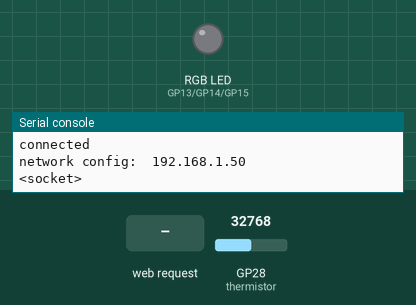
Bench run of a program on a simulated Raspberry Pi Pico running MicroPython. Parts: an RGB LED mixed from three pins (HIGH = lit), the last lines printed to the serial console. The inputs (shaded band) are chosen by the test bench; at power-on: GP28 (thermistor) = 32768 (analog values on the 0–65535 scale). WiFi joins after 1.5 s; values from a settings file that is not in the repository are placeholders.

Above: at 3.2 s.
3.3 s: HTTP request GET /red? received
At 4.3 s:
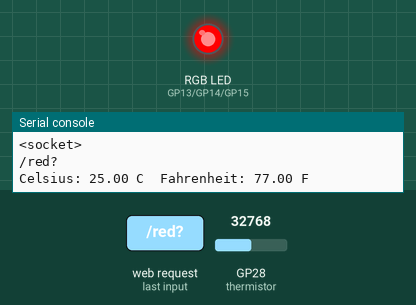
4.8 s: HTTP request GET /green? received
At 5.4 s:
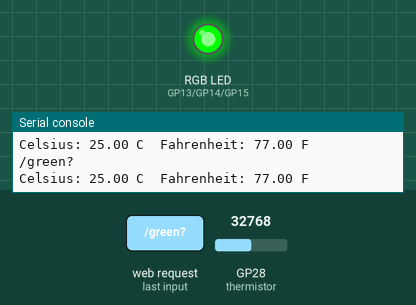
6.3 s: HTTP request GET /blue? received
At 6.6 s:
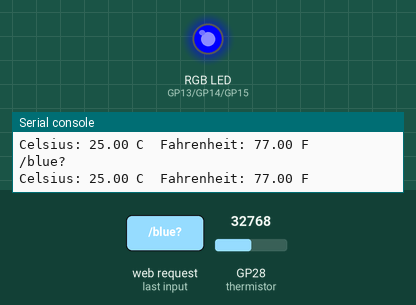
Timing chart, 0 to 9.3 s (numbered marks = the images above; inputs shaded):
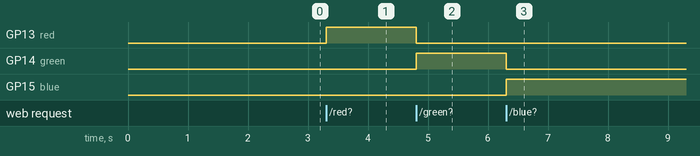

The program:

7_web_page.py
```python
import machine
import socket
import math

from secrets import *
from do_connect import *

# rgb led
red=machine.Pin(13,machine.Pin.OUT)
green=machine.Pin(14,machine.Pin.OUT)
blue=machine.Pin(15,machine.Pin.OUT)

# thermistor
thermistor = machine.ADC(28)

def temperature():
    temperature_value = thermistor.read_u16()
    Vr = 3.3 * float(temperature_value) / 65535
    Rt = 10000 * Vr / (3.3 - Vr)
    temp = 1/(((math.log(Rt / 10000)) / 3950) + (1 / (273.15+25)))
    Cel = temp - 273.15
    Fah = Cel * 1.8 + 32
    print ('Celsius: %.2f C  Fahrenheit: %.2f F' % (Cel, Fah))
    return Cel

def webpage(value):
    html = f"""
<!DOCTYPE html>
<html lang="en">
  <head>
    <meta charset="UTF-8" />
    <meta http-equiv="X-UA-Compatible" content="IE=edge" />
    <meta name="viewport" content="width=device-width, initial-scale=1.0" />
    <title>Document</title>
  </head>
  <body>
    <h1>Sample Document</h1>
    <form action="./red">
      <input type="submit" value="red " />
    </form>
    <form action="./green">
      <input type="submit" value="green" />
    </form>
    <form action="./blue">
      <input type="submit" value="blue" />
    </form>
    <form action="./off">
      <input type="submit" value="off" />
    </form>
    <p>Temperature is {value} degrees Celsius</p>
  </body>
</html>"""
    return html

def serve(connection):
    while True:
        client = connection.accept()[0]
        request = client.recv(1024)
        request = str(request)
        try:
            request = request.split()[1]
        except IndexError:
            pass

        print(request)

        if request == '/off?':
            red.low()
            green.low()
            blue.low()
        elif request == '/red?':
            red.high()
            green.low()
            blue.low()
        elif request == '/green?':
            red.low()
            green.high()
            blue.low()
        elif request == '/blue?':
            red.low()
            green.low()
            blue.high()

        value='%.2f'%temperature()
        html=webpage(value)
        client.send('HTTP/1.0 200 OK\r\nContent-type: text/html\r\n\r\n')
        client.send(html)
        client.close()

def open_socket(ip):
    # Open a socket
    address = (ip, 80)
    connection = socket.socket()
    connection.bind(address)
    connection.listen(1)
    print(connection)
    return(connection)


try:
    ip=do_connect()
    if ip is not None:
        connection=open_socket(ip)
        serve(connection)
except KeyboardInterrupt:
    machine.reset()
```

do_connect.py
```python
import network
import time
from secrets import *

def do_connect(ssid=secrets['ssid'],psk=secrets['password']):
    wlan = network.WLAN(network.STA_IF)
    wlan.active(True)
    wlan.connect(ssid, psk)

    # Wait for connect or fail
    wait = 10
    while wait > 0:
        if wlan.status() < 0 or wlan.status() >= 3:
            break
        wait -= 1
        print('waiting for connection...')
        time.sleep(1)

    # Handle connection error
    if wlan.status() != 3:
        raise RuntimeError('wifi connection failed')
    else:
        print('connected')
        ip=wlan.ifconfig()[0]
        print('network config: ', ip)
        return ip
```

Measured:
- after the input at 3.3 s, GP13 (red): LOW → HIGH at once
- after the input at 4.8 s, GP13 (red): HIGH → LOW at once; GP14 (green): LOW → HIGH at once
- after the input at 6.3 s, GP14 (green): HIGH → LOW at once; GP15 (blue): LOW → HIGH at once
